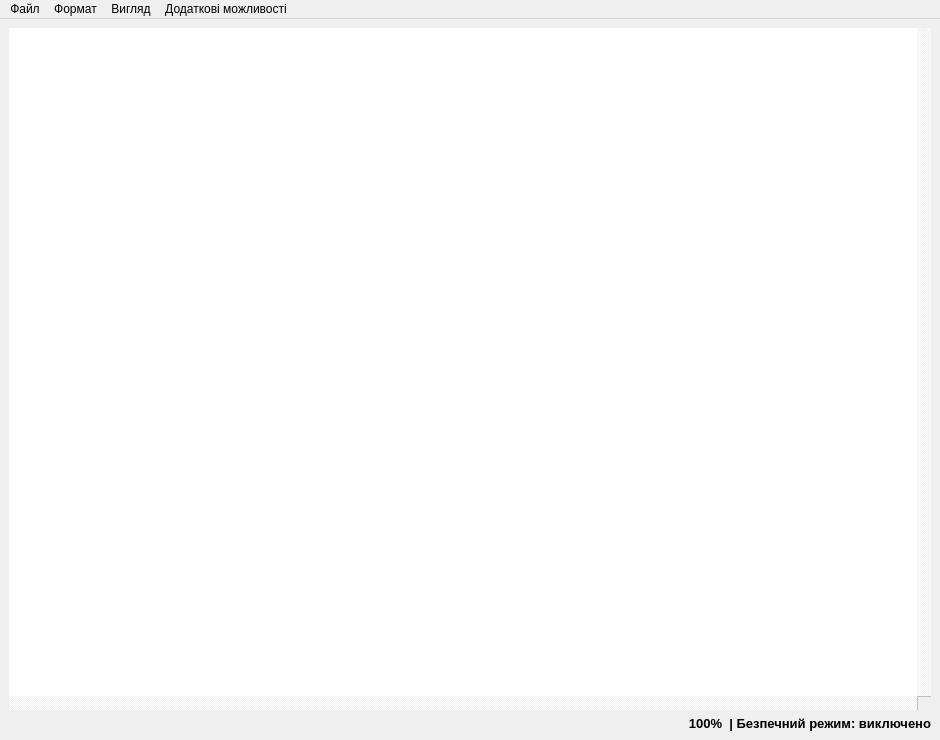
<?xml version="1.0" encoding="UTF-8"?>
<ui version="4.0">
 <class>Notepad</class>
 <widget class="QMainWindow" name="Notepad">
  <property name="windowModality">
   <enum>Qt::NonModal</enum>
  </property>
  <property name="geometry">
   <rect>
    <x>0</x>
    <y>0</y>
    <width>940</width>
    <height>740</height>
   </rect>
  </property>
  <property name="minimumSize">
   <size>
    <width>400</width>
    <height>400</height>
   </size>
  </property>
  <property name="windowTitle">
   <string>Notepad</string>
  </property>
  <property name="windowIcon">
   <iconset resource="icons.qrc">
    <normaloff>:/icons/icons/accessories-text-editor.png</normaloff>:/icons/icons/accessories-text-editor.png</iconset>
  </property>
  <property name="styleSheet">
   <string notr="true"/>
  </property>
  <property name="tabShape">
   <enum>QTabWidget::Triangular</enum>
  </property>
  <widget class="QWidget" name="centralwidget">
   <layout class="QGridLayout" name="gridLayout">
    <item row="1" column="0">
     <widget class="QLabel" name="infoBar">
      <property name="font">
       <font>
        <pointsize>10</pointsize>
        <weight>75</weight>
        <bold>true</bold>
       </font>
      </property>
      <property name="cursor">
       <cursorShape>ArrowCursor</cursorShape>
      </property>
      <property name="acceptDrops">
       <bool>false</bool>
      </property>
      <property name="layoutDirection">
       <enum>Qt::RightToLeft</enum>
      </property>
      <property name="autoFillBackground">
       <bool>false</bool>
      </property>
      <property name="styleSheet">
       <string notr="true">border: none;</string>
      </property>
      <property name="frameShape">
       <enum>QFrame::Box</enum>
      </property>
      <property name="frameShadow">
       <enum>QFrame::Raised</enum>
      </property>
      <property name="lineWidth">
       <number>1</number>
      </property>
      <property name="midLineWidth">
       <number>1</number>
      </property>
      <property name="text">
       <string>100%  | Безпечний режим: виключено</string>
      </property>
      <property name="alignment">
       <set>Qt::AlignRight|Qt::AlignTrailing|Qt::AlignVCenter</set>
      </property>
     </widget>
    </item>
    <item row="0" column="0">
     <widget class="QTextEdit" name="textEdit">
      <property name="palette">
       <palette>
        <active>
         <colorrole role="Highlight">
          <brush brushstyle="SolidPattern">
           <color alpha="255">
            <red>0</red>
            <green>149</green>
            <blue>255</blue>
           </color>
          </brush>
         </colorrole>
         <colorrole role="HighlightedText">
          <brush brushstyle="SolidPattern">
           <color alpha="255">
            <red>208</red>
            <green>208</green>
            <blue>208</blue>
           </color>
          </brush>
         </colorrole>
        </active>
        <inactive>
         <colorrole role="Highlight">
          <brush brushstyle="SolidPattern">
           <color alpha="255">
            <red>0</red>
            <green>149</green>
            <blue>255</blue>
           </color>
          </brush>
         </colorrole>
         <colorrole role="HighlightedText">
          <brush brushstyle="SolidPattern">
           <color alpha="255">
            <red>208</red>
            <green>208</green>
            <blue>208</blue>
           </color>
          </brush>
         </colorrole>
        </inactive>
        <disabled>
         <colorrole role="Highlight">
          <brush brushstyle="SolidPattern">
           <color alpha="255">
            <red>0</red>
            <green>120</green>
            <blue>215</blue>
           </color>
          </brush>
         </colorrole>
         <colorrole role="HighlightedText">
          <brush brushstyle="SolidPattern">
           <color alpha="255">
            <red>208</red>
            <green>208</green>
            <blue>208</blue>
           </color>
          </brush>
         </colorrole>
        </disabled>
       </palette>
      </property>
      <property name="styleSheet">
       <string notr="true">margin: 0;
padding: -10;
border: none;

</string>
      </property>
      <property name="verticalScrollBarPolicy">
       <enum>Qt::ScrollBarAlwaysOn</enum>
      </property>
      <property name="horizontalScrollBarPolicy">
       <enum>Qt::ScrollBarAlwaysOn</enum>
      </property>
     </widget>
    </item>
   </layout>
  </widget>
  <widget class="QMenuBar" name="menubar">
   <property name="geometry">
    <rect>
     <x>0</x>
     <y>0</y>
     <width>940</width>
     <height>21</height>
    </rect>
   </property>
   <widget class="QMenu" name="menu">
    <property name="title">
     <string>Файл</string>
    </property>
    <addaction name="openFile"/>
    <addaction name="saveFile"/>
    <addaction name="saveFileAs"/>
   </widget>
   <widget class="QMenu" name="format">
    <property name="title">
     <string>Формат</string>
    </property>
    <widget class="QMenu" name="fontsColor">
     <property name="title">
      <string>Текст і колір</string>
     </property>
     <addaction name="fontColor"/>
     <addaction name="backgroundFontColor"/>
    </widget>
    <addaction name="fontWindow"/>
    <addaction name="fontsColor"/>
    <addaction name="separator"/>
    <addaction name="undoAction"/>
    <addaction name="redoAction"/>
    <addaction name="separator"/>
    <addaction name="findText"/>
    <addaction name="cutText"/>
    <addaction name="copyText"/>
    <addaction name="pasteText"/>
    <addaction name="separator"/>
    <addaction name="selectAll"/>
   </widget>
   <widget class="QMenu" name="view">
    <property name="title">
     <string>Вигляд</string>
    </property>
    <widget class="QMenu" name="zoom">
     <property name="geometry">
      <rect>
       <x>595</x>
       <y>103</y>
       <width>227</width>
       <height>116</height>
      </rect>
     </property>
     <property name="title">
      <string>Масштаб</string>
     </property>
     <property name="icon">
      <iconset resource="icons.qrc">
       <normaloff>:/icons/icons/system-search.png</normaloff>:/icons/icons/system-search.png</iconset>
     </property>
     <addaction name="zoomIn"/>
     <addaction name="zoomOut"/>
     <addaction name="setDefault"/>
    </widget>
    <addaction name="zoom"/>
   </widget>
   <widget class="QMenu" name="additionalFeatures">
    <property name="title">
     <string>Додаткові можливості</string>
    </property>
    <addaction name="safeData"/>
    <addaction name="changeFontFor"/>
   </widget>
   <addaction name="menu"/>
   <addaction name="format"/>
   <addaction name="view"/>
   <addaction name="additionalFeatures"/>
  </widget>
  <action name="openFile">
   <property name="icon">
    <iconset theme="blue-folder-open-dicument.png" resource="icons.qrc">
     <normaloff>:/icons/icons/document-open.png</normaloff>:/icons/icons/document-open.png</iconset>
   </property>
   <property name="text">
    <string>Відкрити                          </string>
   </property>
   <property name="shortcut">
    <string>Ctrl+O</string>
   </property>
  </action>
  <action name="saveFileAs">
   <property name="icon">
    <iconset resource="icons.qrc">
     <normaloff>:/icons/icons/document-save-as.png</normaloff>:/icons/icons/document-save-as.png</iconset>
   </property>
   <property name="text">
    <string>Зберегти як...                  </string>
   </property>
   <property name="shortcut">
    <string>Ctrl+Shift+S</string>
   </property>
  </action>
  <action name="fontWindow">
   <property name="icon">
    <iconset resource="icons.qrc">
     <normaloff>:/icons/icons/font-x-generic.png</normaloff>:/icons/icons/font-x-generic.png</iconset>
   </property>
   <property name="text">
    <string>Шрифт</string>
   </property>
  </action>
  <action name="undoAction">
   <property name="enabled">
    <bool>false</bool>
   </property>
   <property name="icon">
    <iconset resource="icons.qrc">
     <normaloff>:/icons/icons/edit-undo.png</normaloff>:/icons/icons/edit-undo.png</iconset>
   </property>
   <property name="text">
    <string>Скасувати          </string>
   </property>
   <property name="shortcut">
    <string>Ctrl+Z</string>
   </property>
  </action>
  <action name="redoAction">
   <property name="enabled">
    <bool>false</bool>
   </property>
   <property name="icon">
    <iconset resource="icons.qrc">
     <normaloff>:/icons/icons/edit-redo.png</normaloff>:/icons/icons/edit-redo.png</iconset>
   </property>
   <property name="text">
    <string>Повторити        </string>
   </property>
   <property name="shortcut">
    <string>Ctrl+Y</string>
   </property>
  </action>
  <action name="zoomIn">
   <property name="icon">
    <iconset resource="icons.qrc">
     <normaloff>:/icons/icons/list-add.png</normaloff>:/icons/icons/list-add.png</iconset>
   </property>
   <property name="text">
    <string>Збільшити            </string>
   </property>
   <property name="shortcut">
    <string>Ctrl+P</string>
   </property>
  </action>
  <action name="zoomOut">
   <property name="icon">
    <iconset resource="icons.qrc">
     <normaloff>:/icons/icons/list-remove.png</normaloff>:/icons/icons/list-remove.png</iconset>
   </property>
   <property name="text">
    <string>Зменшити             </string>
   </property>
   <property name="shortcut">
    <string>Ctrl+M</string>
   </property>
  </action>
  <action name="setDefault">
   <property name="text">
    <string>Відновити за замовчуванням</string>
   </property>
   <property name="shortcut">
    <string>Ctrl+R</string>
   </property>
  </action>
  <action name="saveFile">
   <property name="icon">
    <iconset resource="icons.qrc">
     <normaloff>:/icons/icons/document-save.png</normaloff>:/icons/icons/document-save.png</iconset>
   </property>
   <property name="text">
    <string>Зберегти                          </string>
   </property>
   <property name="shortcut">
    <string>Ctrl+S</string>
   </property>
  </action>
  <action name="cutText">
   <property name="enabled">
    <bool>false</bool>
   </property>
   <property name="icon">
    <iconset resource="icons.qrc">
     <normaloff>:/icons/icons/edit-cut.png</normaloff>:/icons/icons/edit-cut.png</iconset>
   </property>
   <property name="text">
    <string>Вирізати           </string>
   </property>
   <property name="shortcut">
    <string>Ctrl+X</string>
   </property>
  </action>
  <action name="pasteText">
   <property name="enabled">
    <bool>false</bool>
   </property>
   <property name="icon">
    <iconset resource="icons.qrc">
     <normaloff>:/icons/icons/edit-paste.png</normaloff>:/icons/icons/edit-paste.png</iconset>
   </property>
   <property name="text">
    <string>Вставити          </string>
   </property>
   <property name="shortcut">
    <string>Ctrl+V</string>
   </property>
  </action>
  <action name="copyText">
   <property name="enabled">
    <bool>false</bool>
   </property>
   <property name="icon">
    <iconset resource="icons.qrc">
     <normaloff>:/icons/icons/edit-copy.png</normaloff>:/icons/icons/edit-copy.png</iconset>
   </property>
   <property name="text">
    <string>Копіювати        </string>
   </property>
   <property name="shortcut">
    <string>Ctrl+C</string>
   </property>
  </action>
  <action name="selectAll">
   <property name="text">
    <string>Виділити все   </string>
   </property>
   <property name="shortcut">
    <string>Ctrl+A</string>
   </property>
  </action>
  <action name="fontColor">
   <property name="text">
    <string>Колір тексту</string>
   </property>
  </action>
  <action name="backgroundFontColor">
   <property name="text">
    <string>Задній колір тексту</string>
   </property>
  </action>
  <action name="safeData">
   <property name="text">
    <string>Безпечний режим       </string>
   </property>
   <property name="toolTip">
    <string>Дизактивує вікно вводу тексту</string>
   </property>
   <property name="shortcut">
    <string>Ctrl+Q</string>
   </property>
  </action>
  <action name="findText">
   <property name="icon">
    <iconset resource="icons.qrc">
     <normaloff>:/icons/icons/edit-find.png</normaloff>:/icons/icons/edit-find.png</iconset>
   </property>
   <property name="text">
    <string>Знайти</string>
   </property>
  </action>
  <action name="changeFontFor">
   <property name="text">
    <string>Змінити шрифт на проміжку</string>
   </property>
  </action>
 </widget>
 <resources>
  <include location="icons.qrc"/>
 </resources>
 <connections/>
</ui>
